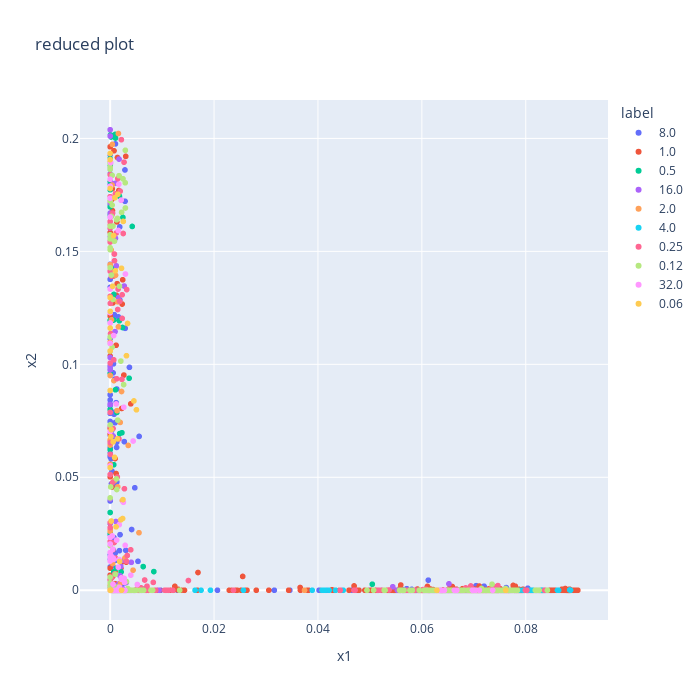

Here is the notebook cell this chart was saved with:
### Code cell
embedding = amr_train_nmf
reduced_proj = pd.DataFrame({'x1': embedding.iloc[:,0], 'x2': embedding.iloc[:,1], 'label': metadata_tr[lab], 'label2': metadata_tr[lab2]})
fig = px.scatter(reduced_proj, x='x1', y='x2', hover_data='label2', color = 'label', title='reduced plot')
fig.update_layout(autosize=False, width=700, height=700)
fig.show()

### Figure 1 — Plotly figure (JSON) as saved in the notebook; plotly's stock layout.template omitted (floating-point values rounded to 4 significant figures; data arrays with more than 128 entries replaced by an {"elided": "..."} marker saying what was removed)
{"data": [{"customdata": {"elided": "795x1 str values"}, "hovertemplate": "label=8.0<br>x1=%{x}<br>x2=%{y}<br>label2=%{customdata[0]}<extra></extra>", "legendgroup": "8.0", "marker": {"color": "#636efa", "symbol": "circle"}, "mode": "markers", "name": "8.0", "showlegend": true, "type": "scattergl", "x": {"elided": "795 float values"}, "xaxis": "x", "y": {"elided": "795 float values"}, "yaxis": "y"}, {"customdata": {"elided": "1102x1 str values"}, "hovertemplate": "label=1.0<br>x1=%{x}<br>x2=%{y}<br>label2=%{customdata[0]}<extra></extra>", "legendgroup": "1.0", "marker": {"color": "#EF553B", "symbol": "circle"}, "mode": "markers", "name": "1.0", "showlegend": true, "type": "scattergl", "x": {"elided": "1102 float values"}, "xaxis": "x", "y": {"elided": "1102 float values"}, "yaxis": "y"}, {"customdata": [["Susceptible"], ["Susceptible"], ["Susceptible"], ["Susceptible"], ["Susceptible"], ["Susceptible"], ["Susceptible"], ["Susceptible"], ["Susceptible"], ["Susceptible"], ["Susceptible"], ["Susceptible"], ["Susceptible"], ["Susceptible"], ["Susceptible"], ["Susceptible"], ["Susceptible"], ["Susceptible"], ["Susceptible"], ["Susceptible"], ["Susceptible"], ["Susceptible"], ["Susceptible"], ["Susceptible"], ["Susceptible"], ["Susceptible"], ["Susceptible"], ["Susceptible"], ["Susceptible"], ["Susceptible"], ["Susceptible"], ["Susceptible"], ["Susceptible"], ["Susceptible"], ["Susceptible"], ["Susceptible"], ["Susceptible"], ["Susceptible"], ["Susceptible"], ["Susceptible"], ["Susceptible"], ["Susceptible"], ["Susceptible"], ["Susceptible"], ["Susceptible"], ["Susceptible"], ["Susceptible"], ["Susceptible"], ["Susceptible"], ["Susceptible"], ["Susceptible"], ["Susceptible"], ["Susceptible"], ["Susceptible"], ["Susceptible"], ["Susceptible"], ["Susceptible"], ["Susceptible"], ["Susceptible"], ["Susceptible"], ["Susceptible"], ["Susceptible"], ["Susceptible"], ["Susceptible"], ["Susceptible"], ["Susceptible"], ["Susceptible"], ["Susceptible"], ["Susceptible"], ["Susceptible"], ["Susceptible"], ["Susceptible"], ["Susceptible"], ["Susceptible"], ["Susceptible"], ["Susceptible"], ["Susceptible"]], "hovertemplate": "label=0.5<br>x1=%{x}<br>x2=%{y}<br>label2=%{customdata[0]}<extra></extra>", "legendgroup": "0.5", "marker": {"color": "#00cc96", "symbol": "circle"}, "mode": "markers", "name": "0.5", "showlegend": true, "type": "scattergl", "x": [0, 0.000735, 0.001606, 0.001561, 0, 0, 0.001402, 0, 0, 0.0008324, 0.0002449, 0.0022, 0, 0, 0, 0.0002879, 0, 0, 0, 0.001975, 0, 0, 0.005572, 0.006606, 0.004188, 0.00273, 0.003716, 0, 0, 0.05045, 0.004609, 0.05896, 0.002261, 0, 0.001277, 0.001032, 0, 0.0001769, 0.001788, 0, 6.241e-05, 0.008412, 0.000237, 0.006357, 0, 0.001771, 0.0007019, 0.0009542, 0.002667, 0.004245, 0.0007077, 0.003653, 0, 0, 0.002376, 0, 0, 0.001026, 0, 0.001282, 5.581e-05, 0.002105, 0, 0, 0, 0.0005977, 0, 0.002456, 2.258e-05, 0.0007125, 0.0006825, 0, 0, 0, 0, 0.001832, 0.005994], "xaxis": "x", "y": [0, 0, 0, 0, 0, 0, 0, 0, 0, 0, 0, 0, 0, 0, 0, 0, 0, 0, 0, 0, 0, 0, 0, 0.0005406, 0, 0, 0, 0, 0, 0.002677, 0, 0, 0.06972, 0.06224, 0.009873, 0.2002, 0.1194, 0.2006, 0.1744, 0.1773, 0.2015, 0.008253, 0.06809, 0.01047, 0.181, 0.1193, 0.05556, 0.2017, 0, 0.161, 0.008183, 0.09384, 0.191, 0.1697, 0.1163, 0.1668, 0.02528, 0.08874, 0.09593, 0.07873, 0.1707, 0.008107, 0.09774, 0, 0.03442, 0.1424, 0.1059, 0.165, 0.1885, 0.1309, 0.1196, 0.166, 0.1193, 0.1741, 0.08005, 0.06933, 0], "yaxis": "y"}, {"customdata": {"elided": "171x1 str values"}, "hovertemplate": "label=16.0<br>x1=%{x}<br>x2=%{y}<br>label2=%{customdata[0]}<extra></extra>", "legendgroup": "16.0", "marker": {"color": "#ab63fa", "symbol": "circle"}, "mode": "markers", "name": "16.0", "showlegend": true, "type": "scattergl", "x": {"elided": "171 float values"}, "xaxis": "x", "y": {"elided": "171 float values"}, "yaxis": "y"}, {"customdata": [["Susceptible"], ["Susceptible"], ["Susceptible"], ["Susceptible"], ["Susceptible"], ["Susceptible"], ["Susceptible"], ["Susceptible"], ["Susceptible"], ["Susceptible"], ["Susceptible"], ["Susceptible"], ["Susceptible"], ["Susceptible"], ["Susceptible"], ["Susceptible"], ["Susceptible"], ["Susceptible"], ["Susceptible"], ["Susceptible"], ["Susceptible"], ["Susceptible"], ["Susceptible"], ["Susceptible"], ["Susceptible"], ["Susceptible"], ["Susceptible"], ["Susceptible"], ["Susceptible"], ["Susceptible"], ["Susceptible"], ["Susceptible"], ["Susceptible"], ["Susceptible"], ["Susceptible"], ["Susceptible"], ["Susceptible"], ["Susceptible"], ["Susceptible"], ["Susceptible"], ["Susceptible"], ["Susceptible"], ["Susceptible"], ["Susceptible"], ["Susceptible"], ["Susceptible"], ["Susceptible"], ["Susceptible"], ["Susceptible"], ["Susceptible"], ["Susceptible"], ["Susceptible"], ["Susceptible"], ["Susceptible"], ["Susceptible"], ["Susceptible"], ["Susceptible"], ["Susceptible"], ["Susceptible"], ["Susceptible"], ["Susceptible"], ["Susceptible"], ["Susceptible"], ["Susceptible"], ["Susceptible"], ["Susceptible"], ["Susceptible"], ["Susceptible"], ["Susceptible"], ["Susceptible"], ["Susceptible"], ["Susceptible"], ["Susceptible"]], "hovertemplate": "label=2.0<br>x1=%{x}<br>x2=%{y}<br>label2=%{customdata[0]}<extra></extra>", "legendgroup": "2.0", "marker": {"color": "#FFA15A", "symbol": "circle"}, "mode": "markers", "name": "2.0", "showlegend": true, "type": "scattergl", "x": [0.0004367, 0.0004986, 0, 0, 0.001259, 0, 0, 0.0008514, 0.03741, 0, 0, 0, 0, 0.0006915, 0, 0, 0, 0.0002377, 0, 0, 0, 0, 0, 0.001279, 0.001604, 0, 0.006947, 0, 0.001454, 0, 0.005798, 0, 0, 0.0003741, 0, 0.001697, 0.001332, 0.003481, 0.0007218, 0, 0.001995, 0.001593, 0.00555, 0.002858, 0, 0.00378, 0, 0, 0.004408, 0, 0.007393, 0, 0.0004749, 0.0001884, 0.003108, 0.002352, 0.002547, 0.001934, 0, 0.001036, 0.0004222, 0, 0, 0, 0.0002544, 0.001477, 0, 0, 0.001587, 0.0008119, 0.0008363, 0, 0.002189], "xaxis": "x", "y": [0, 0, 0, 0, 0, 0, 0, 0, 0, 0, 0, 0, 0, 0, 0, 0, 0.001807, 0, 0, 0, 0, 0, 0, 0, 0, 0.1094, 0, 0.1437, 0.04578, 0, 0, 0.06652, 0.06427, 0.1794, 0.1098, 0.001707, 0.0795, 0.0641, 0.09279, 0.1617, 0.003127, 0.1166, 0.02546, 0.0143, 0.1723, 0, 0.02609, 0, 0.008884, 0.004829, 0, 0.002081, 0.01182, 0.1507, 0, 0.03973, 0, 0.0743, 0.05577, 0.1394, 0.1974, 0.1897, 0, 0.1441, 0.1197, 0.1277, 0.02696, 0.09504, 0.2022, 0.04843, 0, 0, 0.08798], "yaxis": "y"}, {"customdata": [["Susceptible"], ["Susceptible"], ["Susceptible"], ["Susceptible"], ["Susceptible"], ["Resistant"], ["Resistant"], ["Resistant"], ["Resistant"], ["Resistant"], ["Resistant"], ["Resistant"], ["Resistant"], ["Resistant"], ["Resistant"], ["Resistant"], ["Resistant"], ["Resistant"], ["Resistant"], ["Resistant"], ["Resistant"], ["Resistant"], ["Resistant"], ["Resistant"], ["Resistant"], ["Resistant"], ["Resistant"], ["Resistant"], ["Resistant"], ["Resistant"], ["Resistant"], ["Resistant"], ["Resistant"], ["Resistant"], ["Resistant"], ["Resistant"], ["Resistant"], ["Resistant"], ["Resistant"], ["Resistant"], ["Resistant"], ["Resistant"], ["Resistant"], ["Resistant"], ["Resistant"], ["Resistant"], ["Resistant"], ["Resistant"], ["Resistant"], ["Resistant"], ["Resistant"], ["Resistant"], ["Resistant"], ["Resistant"], ["Resistant"], ["Resistant"], ["Resistant"], ["Resistant"], ["Resistant"], ["Resistant"], ["Resistant"], ["Resistant"], ["Resistant"], ["Resistant"], ["Resistant"], ["Resistant"], ["Resistant"], ["Resistant"], ["Resistant"], ["Resistant"], ["Resistant"], ["Resistant"], ["Resistant"], ["Resistant"], ["Resistant"], ["Resistant"], ["Resistant"], ["Resistant"], ["Resistant"], ["Resistant"], ["Resistant"], ["Resistant"], ["Resistant"], ["Resistant"], ["Resistant"], ["Resistant"], ["Resistant"], ["Resistant"], ["Resistant"], ["Resistant"], ["Resistant"], ["Resistant"], ["Resistant"], ["Resistant"], ["Resistant"], ["Resistant"], ["Resistant"], ["Resistant"], ["Resistant"], ["Resistant"], ["Resistant"], ["Resistant"], ["Resistant"], ["Resistant"], ["Resistant"], ["Resistant"], ["Resistant"], ["Resistant"], ["Resistant"], ["Resistant"], ["Resistant"], ["Resistant"], ["Resistant"], ["Resistant"], ["Resistant"], ["Resistant"], ["Resistant"], ["Resistant"], ["Resistant"], ["Resistant"], ["Resistant"], ["Resistant"]], "hovertemplate": "label=4.0<br>x1=%{x}<br>x2=%{y}<br>label2=%{customdata[0]}<extra></extra>", "legendgroup": "4.0", "marker": {"color": "#19d3f3", "symbol": "circle"}, "mode": "markers", "name": "4.0", "showlegend": true, "type": "scattergl", "x": [9.976e-05, 0, 0, 0, 0, 0.003023, 0.002815, 0, 0, 0, 0.001164, 0.001259, 0.0006704, 0.000651, 0, 0.0007957, 0.001726, 0, 0.0001827, 0.0009728, 0.06423, 0.07191, 0.01634, 0.04111, 0.04116, 0.06978, 0.06214, 0.07002, 0.05735, 0.04148, 0.03889, 0.06712, 0.01931, 0.08141, 0.005368, 0.04215, 0.04339, 0.04484, 0.06008, 0.04485, 0.07734, 0.06244, 0.06684, 0.06824, 0.07122, 0.01749, 0.0776, 0.0667, 0.06776, 0.07792, 0.006503, 0.05908, 0.06688, 0.05668, 0.07091, 0.06501, 0.06293, 0.065, 0.06704, 0.06563, 0.05653, 0.07876, 0.06785, 0.06769, 0.02565, 0.05561, 0.07279, 0.07945, 0.06712, 0.06697, 0.06521, 0.07135, 0.06673, 0.06619, 0.06998, 0.07422, 0.08198, 0.06383, 0.0861, 0.08039, 0.08081, 0.08846, 0.08381, 0.08277, 0.07789, 0.0803, 0.08136, 0.08036, 0.0797, 0.07035, 0.08257, 0.08306, 0.08633, 0.0684, 0.0605, 0.0835, 0.08354, 0.08089, 0.08138, 0.07771, 0.08249, 0.07717, 0.08861, 0.07279, 0.07245, 0.08296, 0.07436, 0.07571, 0.07711, 0.0659, 0.06428, 0.07445, 0.04077, 0.05852, 0.07514, 0.06465, 0.064, 0.06946, 0.06725, 0.07589, 0.07002, 0.07308], "xaxis": "x", "y": [0, 0, 0, 0, 0, 0, 0, 0, 0, 0, 0, 0, 0, 0, 0, 0, 0, 0, 0, 0, 0, 0, 0, 0, 0, 0, 0, 0, 0, 0, 0, 0, 0, 0, 0, 0, 0, 0, 0, 0, 0, 0, 0, 0, 0, 0, 0, 0, 0, 0, 0, 0, 0, 0, 0, 0, 0, 0, 0, 0, 0, 0, 0, 0, 0, 0, 0, 0, 0, 0, 0, 0, 0, 3.079e-05, 0, 0, 0, 0, 0, 0, 0, 0.0001226, 0, 0, 0, 0, 0, 0, 0, 0, 0, 5.396e-05, 0, 0, 0, 0, 0, 0, 0, 0, 0, 0, 0, 0, 0, 0, 0, 0, 0, 0, 0, 0, 0, 0, 0, 0, 0, 0, 0, 0, 0.0002107, 0], "yaxis": "y"}, {"customdata": {"elided": "418x1 str values"}, "hovertemplate": "label=0.25<br>x1=%{x}<br>x2=%{y}<br>label2=%{customdata[0]}<extra></extra>", "legendgroup": "0.25", "marker": {"color": "#FF6692", "symbol": "circle"}, "mode": "markers", "name": "0.25", "showlegend": true, "type": "scattergl", "x": {"elided": "418 float values"}, "xaxis": "x", "y": {"elided": "418 float values"}, "yaxis": "y"}, {"customdata": {"elided": "256x1 str values"}, "hovertemplate": "label=0.12<br>x1=%{x}<br>x2=%{y}<br>label2=%{customdata[0]}<extra></extra>", "legendgroup": "0.12", "marker": {"color": "#B6E880", "symbol": "circle"}, "mode": "markers", "name": "0.12", "showlegend": true, "type": "scattergl", "x": {"elided": "256 float values"}, "xaxis": "x", "y": {"elided": "256 float values"}, "yaxis": "y"}, {"customdata": [["Resistant"], ["Resistant"], ["Resistant"], ["Resistant"], ["Resistant"], ["Resistant"], ["Resistant"], ["Resistant"], ["Resistant"], ["Resistant"], ["Resistant"], ["Resistant"], ["Resistant"], ["Resistant"], ["Resistant"], ["Resistant"], ["Resistant"], ["Resistant"], ["Resistant"], ["Resistant"], ["Resistant"], ["Resistant"], ["Resistant"], ["Resistant"], ["Resistant"], ["Resistant"], ["Resistant"], ["Resistant"], ["Resistant"], ["Resistant"], ["Resistant"], ["Resistant"], ["Resistant"], ["Resistant"], ["Resistant"], ["Resistant"], ["Resistant"], ["Resistant"], ["Resistant"], ["Resistant"], ["Resistant"], ["Resistant"], ["Resistant"], ["Resistant"], ["Resistant"], ["Resistant"], ["Resistant"], ["Resistant"], ["Resistant"], ["Resistant"], ["Resistant"], ["Resistant"], ["Resistant"], ["Resistant"], ["Resistant"], ["Resistant"], ["Resistant"], ["Resistant"], ["Resistant"], ["Resistant"], ["Resistant"], ["Resistant"], ["Resistant"], ["Resistant"], ["Resistant"], ["Resistant"], ["Resistant"], ["Resistant"], ["Resistant"], ["Resistant"], ["Resistant"], ["Resistant"], ["Resistant"], ["Resistant"], ["Resistant"], ["Resistant"], ["Resistant"], ["Resistant"], ["Resistant"], ["Resistant"], ["Resistant"], ["Resistant"], ["Resistant"], ["Resistant"]], "hovertemplate": "label=32.0<br>x1=%{x}<br>x2=%{y}<br>label2=%{customdata[0]}<extra></extra>", "legendgroup": "32.0", "marker": {"color": "#FF97FF", "symbol": "circle"}, "mode": "markers", "name": "32.0", "showlegend": true, "type": "scattergl", "x": [0.06624, 0.07035, 0.06981, 0.06672, 0.07363, 0.06411, 0.06651, 0.06353, 0.07107, 0.06975, 0.0638, 0.06434, 0.06987, 0.001255, 0.000255, 0, 0, 0, 0.001697, 0.001205, 0.002887, 0.002945, 0.002857, 0.001502, 0.001751, 0, 0, 0.005232, 0.001566, 0.001586, 0.002152, 0, 0, 0.002127, 0.002447, 0.004424, 0.001154, 0.0005678, 0.0005113, 0.002544, 0.00277, 0.00158, 0.003977, 0, 0.0001034, 0, 0, 0.001674, 0.001543, 0.0004071, 0, 0, 0.0007231, 0.001747, 0, 0, 0.002707, 0.002625, 0, 0.0005522, 0, 0, 0, 0.0004694, 0, 0.00133, 6.105e-06, 0.001305, 0, 0.001225, 0.0002169, 0.0007673, 0.0007817, 0.0004821, 0.0006769, 0.002151, 0.002632, 0, 0.001794, 0.0006713, 0.0009917, 0, 0, 0.000821], "xaxis": "x", "y": [0, 0, 0, 0, 0, 0, 0, 0, 0, 0, 0, 0, 0, 0.0222, 0.01496, 0.07021, 0, 0, 0, 0, 0.01988, 0.14, 0, 0, 0.01356, 0.0147, 0, 0.002542, 0.01022, 0.1592, 0.004846, 0.02047, 0.1652, 0.1727, 0, 0.06605, 0.08246, 0.01427, 0.01821, 0.03895, 0.003504, 0, 0.006675, 0.1735, 0.1893, 0.1819, 0.1788, 0.1797, 0.0003882, 0.02403, 0.1183, 0, 0, 0.02902, 0, 0, 0.005235, 0, 0.01669, 0.002688, 0, 0.1333, 0.05502, 0.01801, 0.1229, 0, 0.02339, 0, 3.999e-07, 0, 0, 0, 0, 0, 0.01365, 0.005497, 0.08099, 0.1093, 0.001295, 0.1127, 0, 0, 0.01292, 0], "yaxis": "y"}, {"customdata": [["Susceptible"], ["Susceptible"], ["Susceptible"], ["Susceptible"], ["Susceptible"], ["Susceptible"], ["Susceptible"], ["Susceptible"], ["Susceptible"], ["Susceptible"], ["Susceptible"], ["Susceptible"], ["Susceptible"], ["Susceptible"], ["Susceptible"], ["Susceptible"], ["Susceptible"], ["Susceptible"], ["Susceptible"], ["Susceptible"], ["Susceptible"], ["Susceptible"], ["Susceptible"], ["Susceptible"], ["Susceptible"], ["Susceptible"], ["Susceptible"], ["Susceptible"], ["Susceptible"], ["Susceptible"], ["Susceptible"], ["Susceptible"], ["Susceptible"], ["Susceptible"], ["Susceptible"], ["Susceptible"]], "hovertemplate": "label=0.06<br>x1=%{x}<br>x2=%{y}<br>label2=%{customdata[0]}<extra></extra>", "legendgroup": "0.06", "marker": {"color": "#FECB52", "symbol": "circle"}, "mode": "markers", "name": "0.06", "showlegend": true, "type": "scattergl", "x": [0.0629, 0.07615, 0.0009204, 0, 0.0005759, 0.0002068, 0.005058, 0.004574, 0, 0.0009918, 0.002189, 0, 0, 0, 0.0001483, 0.001485, 0, 0.003348, 2.611e-05, 0.0002278, 0.002395, 0.0006587, 0.001388, 0.001135, 0.000136, 0.001823, 0, 0, 0, 0.00253, 0.0008631, 0.0004836, 0.002459, 0.002184, 0.002051, 0.003142], "xaxis": "x", "y": [0, 0, 0.1738, 0.116, 0.06567, 0.03064, 0.07988, 0.0838, 0.1778, 0.1414, 0, 0.0543, 0.1296, 0.1906, 0.06799, 0.1753, 0.08842, 0.1181, 0.1234, 0.07109, 0.03175, 0.157, 0.06699, 0.02807, 0, 0.01272, 0.1933, 0.1059, 0, 0.1633, 0.05881, 0.1345, 0.04012, 0.1425, 0.03118, 0.1038], "yaxis": "y"}], "layout": {"autosize": false, "height": 700, "legend": {"title": {"text": "label"}, "tracegroupgap": 0}, "title": {"text": "reduced plot"}, "width": 700, "xaxis": {"anchor": "y", "domain": [0, 1], "title": {"text": "x1"}}, "yaxis": {"anchor": "x", "domain": [0, 1], "title": {"text": "x2"}}}}
